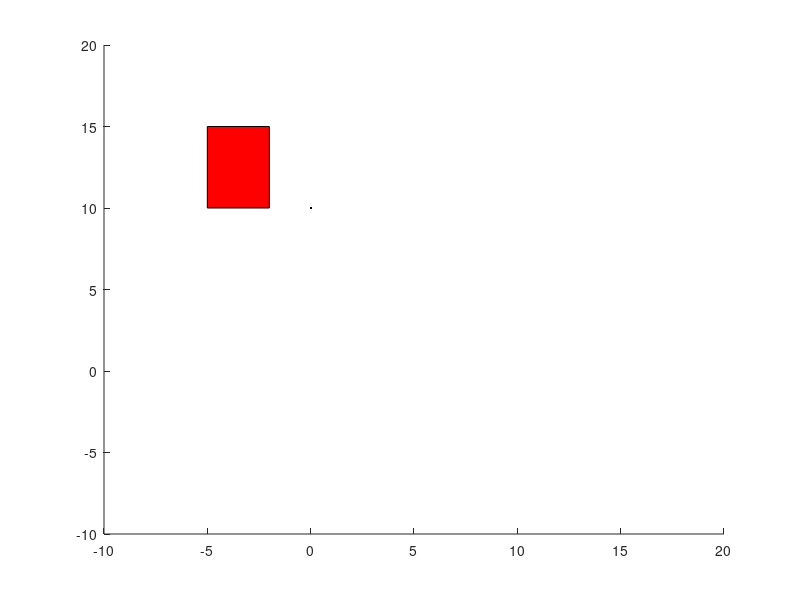

MATLAB code to generate this figure: (Note: this script raises an error after producing the figure.)
%% ME3050 - Dynamics, Modeling, and Control
% Tristan Hill - 09/18/2015
% 1DOF lumped parameter model (mass+spring) 
%%
% using the...
% TIMER CALLBACK CODE - MATLAB CENTRAL
% 
%%

clear all
close all
clc

%define timer function params
p.j=1;
p.t=0;
p.dt=.1;
%define the model parameters (as global vars)
g=9.8;  %m/s^2
% m=100;    %mass of mass (kg)
% k=200;    %spring constant (N/m)
%initial conditions (as global vars)

p.g=g;

p.m=100;
p.k=200;
p.c=20;

p.x0=0;
p.xdot0=0;
p.y0=10;
p.ydot0=0;
p.wn=sqrt(p.k/p.m);


p.dr=p.c/(2*sqrt(p.m*p.k));

p.wd=p.wn*sqrt(1-p.dr^2);

figure(1)

% prepare the plot
axes('xlim',[-10,20],'ylim',[-10,20]);

l=line(p.t,p.y0,...
    'userdata',0,...
    'marker','.',...
    'color','black',...
    'markersize',5,...
    'linestyle','-');

%draw a box
p.bht=5;
p.bwt=3;
p.bps=-5;
px=[0 p.bwt p.bwt 0]+p.bps;
py=[0 0 p.bht p.bht]+p.y0;
% 
box=patch(px,py,'red',...
    'userdata',0,...
    'marker','none',...
    'linestyle','-');
shg;   

th=timer;
th.TimerFcn={@model_mck,p,l,box};
th.StopFcn={@model_mk_stop};
set(th,...
    'period',p.dt,...
    'TasksToExecute', 150,...
    'executionmode','fixedrate');
% ...and start it
input('Press any Key to Start')

start(th);
% while strcmp(get(th,'Running'),'on');end
% delete(th);

% while(t<tmax);
% end
%    
% % clean up
% stop(th);
% delete(th);
% close(h)
